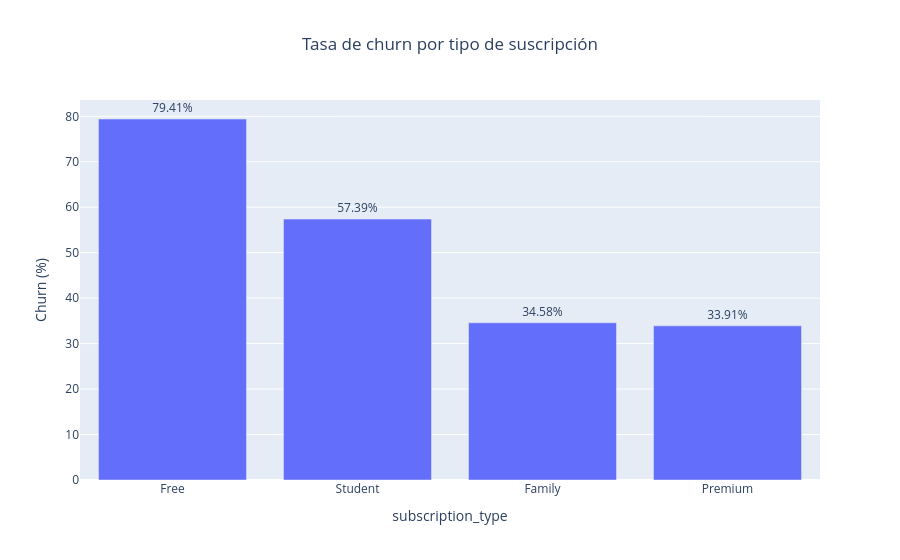

Notebook source saved alongside this figure:
### Markdown cell above
### 5.1 Tipo de suscripción

Este gráfico suele ser uno de los más fuertes del proyecto: permite ver si el compromiso económico con la plataforma se asocia con el churn.

### Code cell
sub_table = plot_churn_by_category(df, "subscription_type", title="Tasa de churn por tipo de suscripción")
sub_table

### Figure 1 — Plotly figure (JSON) as saved in the notebook; plotly's stock layout.template omitted (floating-point values rounded to 4 significant figures)
{"data": [{"hovertemplate": "subscription_type=%{x}<br>churn_pct=%{text}<extra></extra>", "legendgroup": "", "marker": {"color": "#636efa", "pattern": {"shape": ""}}, "name": "", "orientation": "v", "showlegend": false, "text": [79.41, 57.39, 34.58, 33.91], "textposition": "outside", "texttemplate": "%{text:.2f}%", "type": "bar", "x": ["Free", "Student", "Family", "Premium"], "xaxis": "x", "y": [79.41, 57.39, 34.58, 33.91], "yaxis": "y"}], "layout": {"barmode": "relative", "legend": {"tracegroupgap": 0}, "title": {"text": "Tasa de churn por tipo de suscripción", "x": 0.5}, "xaxis": {"anchor": "y", "domain": [0, 1], "title": {"text": "subscription_type"}}, "yaxis": {"anchor": "x", "domain": [0, 1], "title": {"text": "Churn (%)"}}}}
